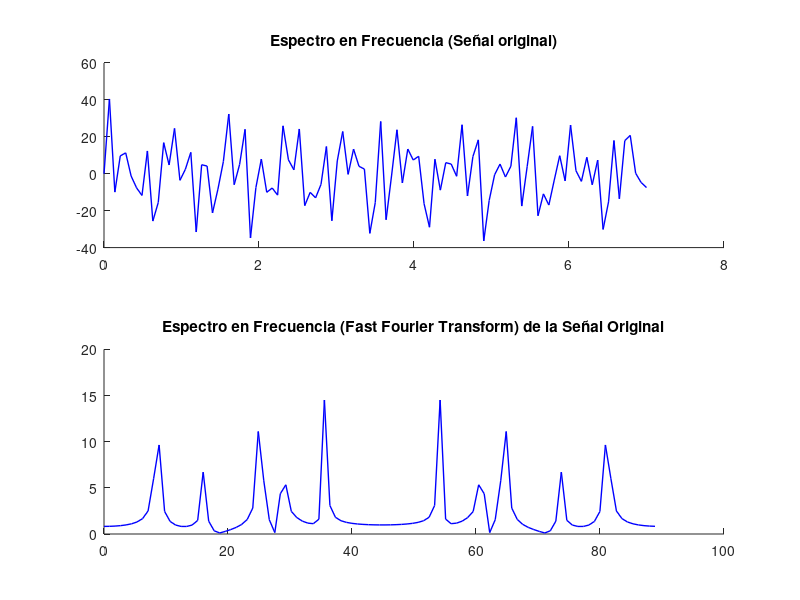
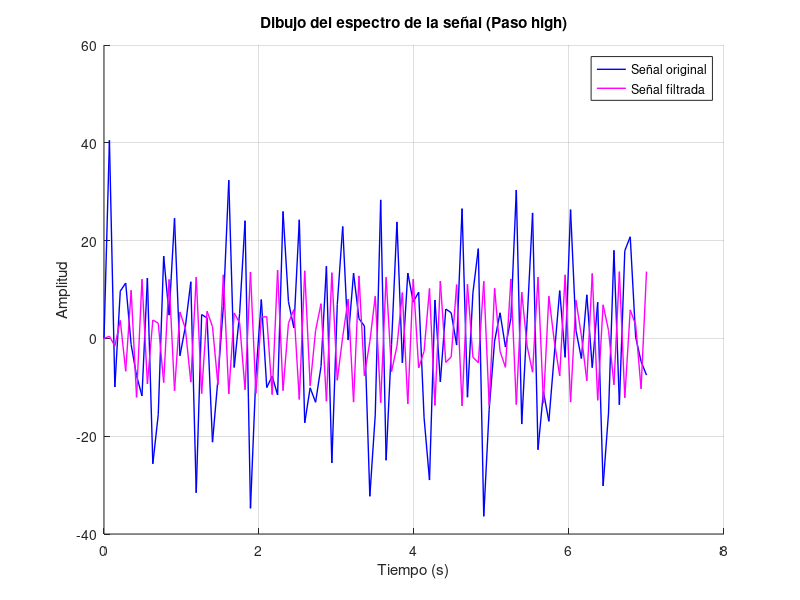

MATLAB code for these plots, in order: (Note: this script raises an error after producing the figures.)
% *********************************************************************** %
% Filtrado_03_03.m                                                        %
%                                                                         %
% Este código tiene como objetivo diseñar un filtro elíptico que elimine  %
% todos los componentes frecuenciales menos el de mayor frecuencia        %
% cumpliendo las siguientes condiciones:                                  %                                      
%   - Dibujar el espectro en frecuencia de la señal discreta y3.          %                                 
%   - Elegir los valores de las frecuencias wP y wR (en Hz), así como las %
%     atenuaciones Rp y Rs (en dB) para eliminar o reducir ruidos de y3.  %
%   - Emplear los comandos "ellipord" y "ellip".                          %
%   - Dibujar el espectro en frecuencia de la señal filtrada y compararlo %
%     con el espectros de la señal y3.                                    %
%     Decidir si el fitro es mejorable eligiendo otros valores de         %
%     frecuencia de corte y de rechazo, así como otros valores de         %
%     atenuación Rp y Rs.                                                 %
%   - Obtener el diagrama de Bode del filtro diseñado.                    %
% *********************************************************************** %
% Autores/as - Correo:                                                    %
%                                                                         %
%   Ángela Espert Cornejo   - aespcor@etsinf.upv.es                       %
%   Lourdes Francés Llimerá - lfralli@epsa.upv.es                         %
% *********************************************************************** %

% ----------------------------------------------------------------------- %
% EJECUCIONES INICIALES                                                   %
% ----------------------------------------------------------------------- %
clc;                                        % Limpieza de la Command Window
clear all;                                  % Limpieza del Workspace
close all;                                  % Limpieza de figuras abiertas
load('Espert_Frances_57370_datos_T_F.mat'); % Carga de datos
% --------------------------------- %

% ----------------------------------------------------------------------- %
% ASIGNACIÓN DE VALORES DE LOS PARÁMETROS                                 %
% ----------------------------------------------------------------------- %
% Parámetros fijos
% --------------------------------- %
T = T3;            % Periodo de muestreo de la señal
wS = (pi * 2) / T; % Frecuencia de muestreo de la señal
y = y3;            % Array con la señal discreta
tt = tt3;          % Array con los tiempos
% --------------------------------- %
% Parámetros propuestos
% --------------------------------- %
wP_high = 33; % Frecuencia de corte en Hz (frecuencias mayores pasan)
wR_high = 30; % Frecuencia de rechazo en Hz (frecuencias menores se eliminan)
Rp = 0.05;    % Atenuación máxima para la zona de paso en dB (valor reducido 0-3 dB)
Rs = 50;      % Atenuación mínima para la zona de rechazo en dB (valor elevado 20-60 dB)
% --------------------------------- %

% ----------------------------------------------------------------------- %
% CÁLCULO DEL ESPECTRO DE FRECUENCIA                                      %
% ----------------------------------------------------------------------- %
% Transformada de Fourier
% --------------------------------- %
Y = fft(y);
% --------------------------------- %
% Cálculos
% --------------------------------- %
f = (0 : length(Y) - 1)' * wS / length(Y); % Vector de frecuencia
m = abs(Y) * 2 / wS;                       % Amplitud mostrada en el espectro
% --------------------------------- %
% Dibujo del espectro en frecuencia
% --------------------------------- %
figure;
subplot(2, 1, 1)
hold on;
plot(tt, y(1:length(f)), 'b', 'LineWidth', 1.0);
title('Espectro en Frecuencia (Señal original)')
hold off;
subplot(2, 1, 2)
hold on;
plot(f, m(1:length(f)), 'b', 'LineWidth', 1.0);
title('Espectro en Frecuencia (Fast Fourier Transform) de la Señal Original')
hold off;
% ---------------------------

% ----------------------------------------------------------------------- %
% FILTRO DE PASO HIGH                                                     %
% ----------------------------------------------------------------------- %
% Normalización de la frecuencia de corte
% --------------------------------- %
wP_norm = wP_high / (wS / 2);
wR_norm = wR_high / (wS / 2);
% --------------------------------- %
% Asegurar que la frecuencia está en el rango permitido
% --------------------------------- %
if (wP_norm <= 0 || wP_norm >= 1)
    error(['La frecuencia de corte normalizada wP debe estar en el rango (0,1). ' ...
        'wP debe ser menor de %.2f y mayor que 0'], wS / 2);
end

if (wR_norm <= 0 || wR_norm >= 1)
    error(['La frecuencia de corte normalizada wR debe estar en el rango (0,1).' ...
        'wR debe ser menor de %.2f y mayor que 0'], wS / 2);
end

if wR_high >= wP_high
    error('La frecuencia de paso wP debe ser mayor que la frecuencia de rechazo wR');
end
% --------------------------------- %
% Obtención de a y b
% --------------------------------- %
[N, wN] = ellipord(wP_norm, wR_norm, Rp, Rs);
[b_high, a_high] = ellip(N, Rp, Rs, wN, 'high');
% --------------------------------- %
% Obtención de la salida filtrada
% --------------------------------- %
y_filtrada_high = filter(b_high, a_high, y);
% --------------------------------- %
% Dibujo del espectro de la señal original y filtrada
% --------------------------------- %
figure;
hold on;
plot(tt, y(1:length(f)), 'b', 'LineWidth', 1.0);               % Señal original
plot(tt, y_filtrada_high(1:length(f)), 'm', 'LineWidth', 1.0); % Señal filtrada high
legend('Señal original', 'Señal filtrada');                    % Añadir la leyenda
title('Dibujo del espectro de la señal (Paso high)');
xlabel('Tiempo (s)');                                          % Etiqueta para el eje X
ylabel('Amplitud');                                            % Etiqueta para el eje Y
hold off;
grid on;                                                       % Activar la cuadrícula
% --------------------------------- %

% ----------------------------------------------------------------------- %
% DIAGRAMA DE BODE DEL FILTRO                                             %
% ----------------------------------------------------------------------- %
figure;
% --------------------------------- %
% Paso High
% --------------------------------- %
dbode(b_high, a_high, T * 2 * pi);
title('Diagrama de BODE del filtro elíptico (paso high)');
xlabel('Frecuencia (Hz)');
ylabel('Ganancia (dB)');
grid on;
% --------------------------------- %

% ----------------------------------------------------------------------- %
% ESPECTRO DE FRECUENCIA DE LA SEÑAL FILTRADA                             %
% ----------------------------------------------------------------------- %
% Transformada de Fourier
% --------------------------------- %
Y_filtrada = fft(y_filtrada_high);
% --------------------------------- %
% Cálculos
% --------------------------------- %
f_filtrada = (0 : length(Y_filtrada) - 1)' * wS / length(Y_filtrada); % Vector de frecuencia
m_filtrada = abs(Y_filtrada) * 2 / wS;                                % Amplitud mostrada en el espectro
% --------------------------------- %
% Dibujo del espectro en frecuencia
% --------------------------------- %
figure;
subplot(2, 1, 1);
hold on;
plot(tt, y_filtrada_high(1:length(f)), 'm', 'LineWidth', 1.0);
title('Espectro en Frecuencia (Señal filtrada)')
hold off;
subplot(2, 1, 2);
hold on;
plot(f_filtrada, m_filtrada(1:length(f)), 'm', 'LineWidth', 1.0);
title('Espectro en Frecuencia (Fast Fourier Transform) de la Señal Filtrada')
hold off;
% ---------------------------

% ----------------------------------------------------------------------- %
% VISUALIZACIÓN DE TODOS LOS RESULTADOS                                   %
% ----------------------------------------------------------------------- %
figure;
subplot(2, 1, 1);
hold on;
plot(tt, y, 'b', 'LineWidth', 1.0);
plot(tt, y_filtrada_high(1:length(f)), 'm', 'LineWidth', 1.0);
legend('Señal original', 'Señal filtrada', 'Location', 'best');
title('Espectro en Frecuencia')
hold off;
subplot(2, 1, 2);
hold on;
plot(f, m, 'b', 'LineWidth', 1.0);
plot(f_filtrada, m_filtrada(1:length(f)), 'm', 'LineWidth', 1.0);
legend('Señal original', 'Señal filtrada', 'Location', 'best');
title('Espectro en Frecuencia (FFT)')
hold off;
% --------------------------------- %

% ----------------------------------------------------------------------- %
% CONCLUSIONES TRAS ANALIZAR LOS RESULTADOS                               %
% ----------------------------------------------------------------------- %
% El filtro de paso alto es aquel que permite que pasen frecuencias mayores
% que wP y que elimina frecuencias menores que wR. Por tanto, ya que se 
% pide un filtro que elimine todos los componentes frecuenciales menos el 
% de mayor frecuencia, se considera este filtro como el más adecuado.
% ----------------------------------------------------------------------- %